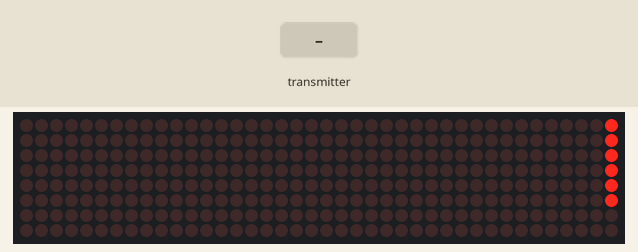
Recording of a sketch running on a simulated ESP32. On the bench: 40×8 LED matrix. The test bench sets the inputs (shaded band).

Above: at 0.15 s.
At 3.05 s:
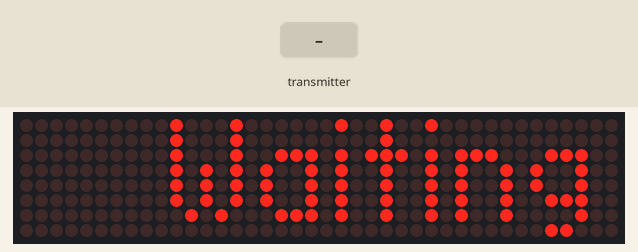
3.1 s: the transmitter starts sending text = 1
At 17.15 s:
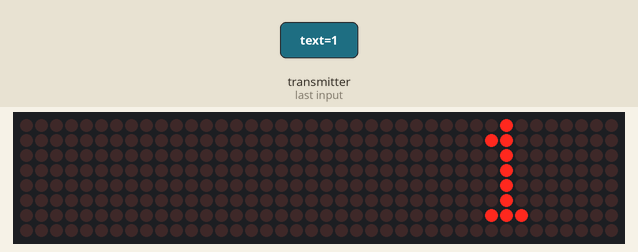

Measured:
- after the input at 3.1 s, the display: first differs from a run without the input after 6.5 s (image 2 shows a later state)

The sketch:

ScreenArray1.ino
```cpp
//Code for receiver
#include <esp_now.h>
#include <WiFi.h>
#include <MD_Parola.h>
#include <MD_MAX72xx.h>
#include <SPI.h>
#include <Wire.h>

#define HARDWARE MD_MAX72XX::GENERIC_HW
#define MAX_DEVICES 5
#define CS_PIN 5

MD_Parola displayarray1 = MD_Parola(HARDWARE, CS_PIN, MAX_DEVICES);

typedef struct message_struct{
  char text[60];
}message_struct;

message_struct incomingdata;
bool newdata = false;

void OnDataRecv(const esp_now_recv_info_t * info, const uint8_t *incomingdataptr, int len){
  memcpy(&incomingdata, incomingdataptr, sizeof(incomingdata));
  newdata = true;
}

void setup(){
  Serial.begin(115200);

  displayarray1.begin();
  displayarray1.setIntensity(5);
  displayarray1.displayClear();
  displayarray1.displayText("Waiting signal", PA_CENTER, 100, 0, PA_SCROLL_LEFT, PA_SCROLL_LEFT);

  WiFi.mode(WIFI_STA);
  if(esp_now_init() != ESP_OK){
    Serial.println("ESP-NOW failed");
    return;
  }

  esp_now_register_recv_cb(OnDataRecv);
}

void loop(){
  if(displayarray1.displayAnimate()){
    if(newdata){
      displayarray1.displayClear();
      displayarray1.displayText(incomingdata.text, PA_CENTER, 80, 0, PA_SCROLL_LEFT, PA_SCROLL_LEFT);
      newdata = false;
    }
    displayarray1.displayReset();
  }
}
```
